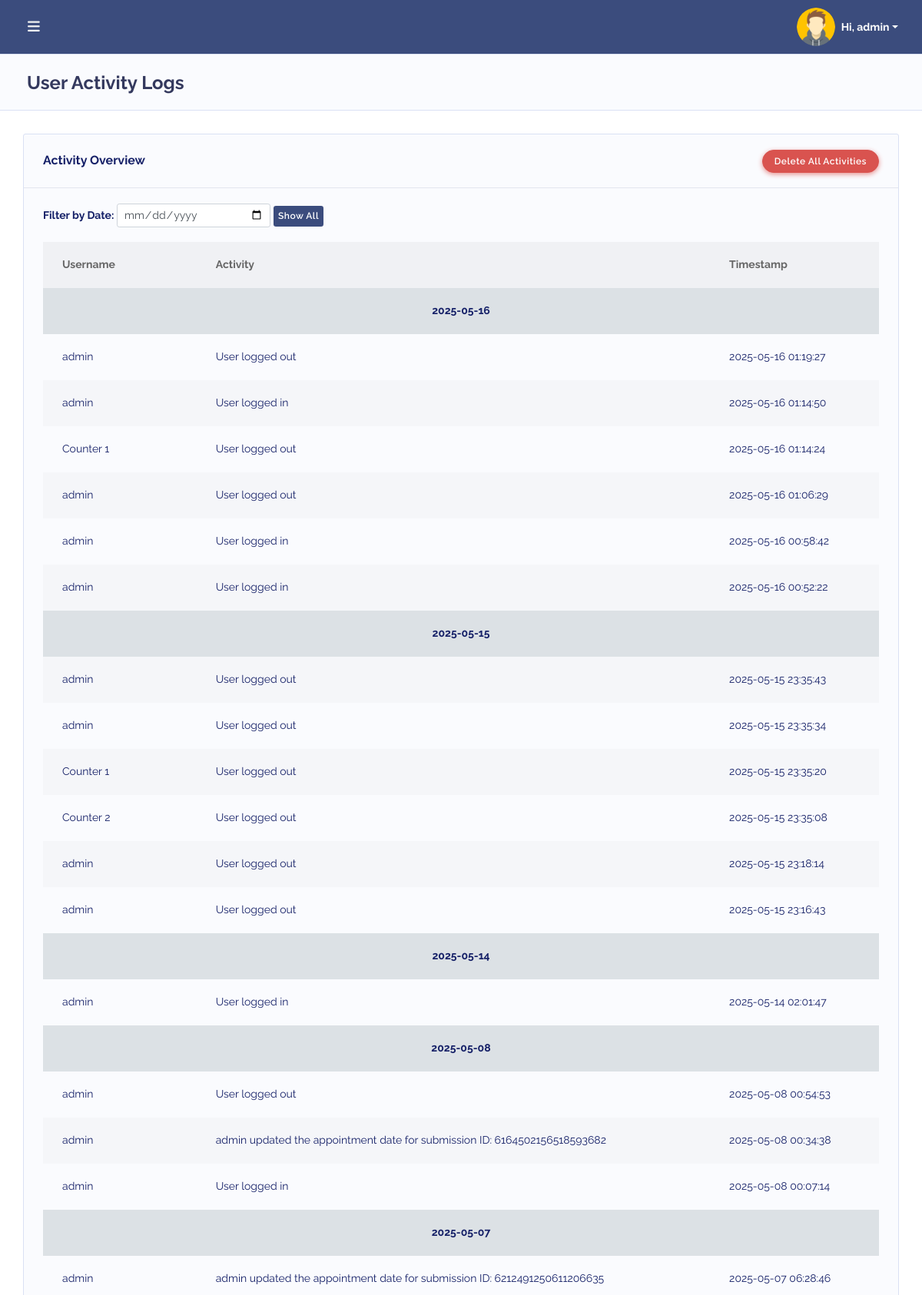
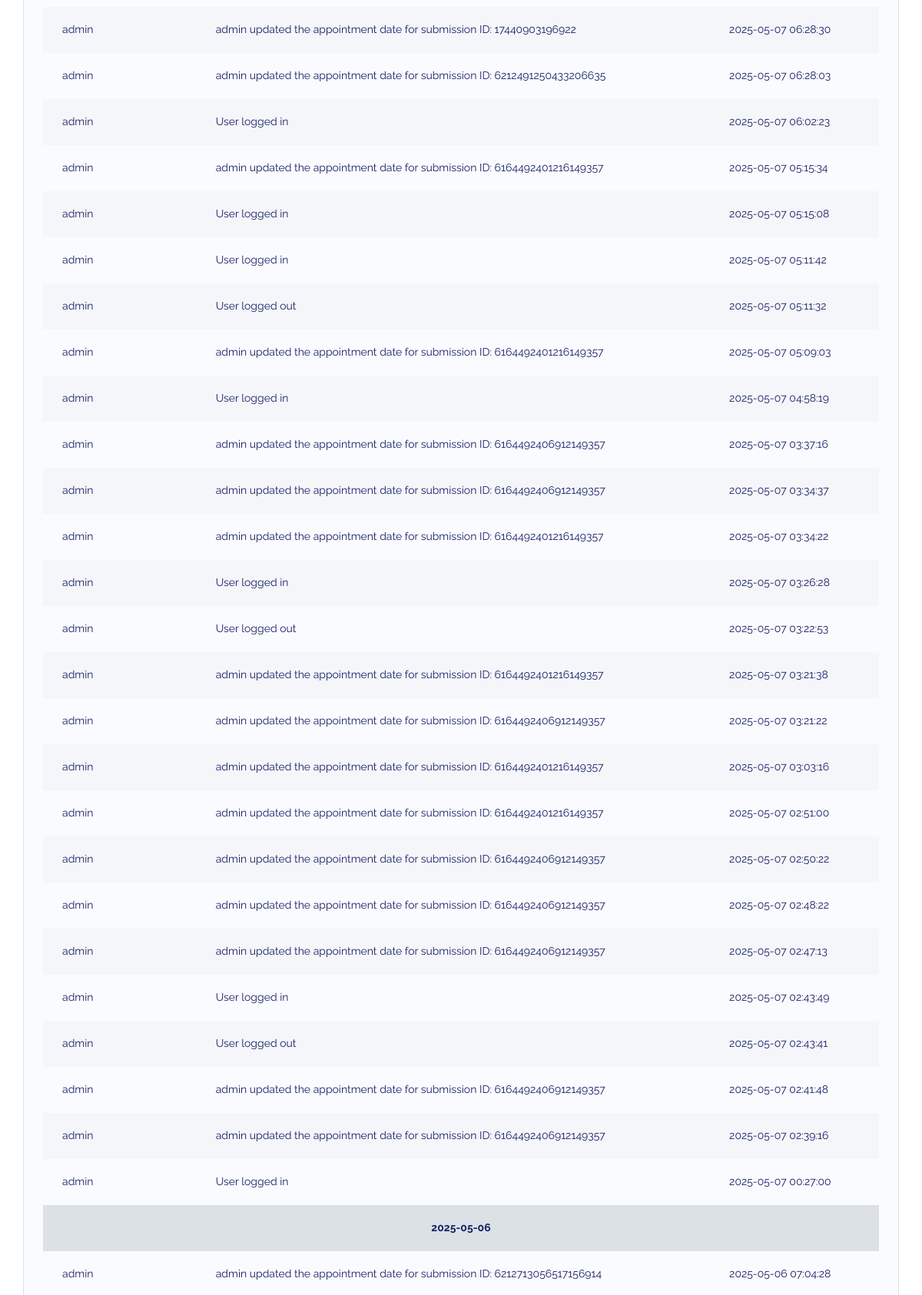
/admin/activity_logs.php (signed in, upper part), run on the app's committed database (2 pictures, top to bottom).
### tables this page shows
CREATE TABLE `users` (
  `user_id` int(11) NOT NULL,
  `username` varchar(50) NOT NULL,
  `email` varchar(100) NOT NULL,
  `password` varchar(255) NOT NULL,
  `role` tinyint(1) NOT NULL DEFAULT 3 COMMENT '1 = Admin, 2 = Metrology Analyst, 3 = Chemical Analyst, 4 = Microbiological Analyst, 5 = Shelf-life Analyst, 6 = Sample Receiving/Releasing, 7 = Inquiry Counter',
  `code_name` varchar(100) DEFAULT NULL,
  `user_picture` varchar(255) DEFAULT NULL,
  `created_at` timestamp NOT NULL DEFAULT current_timestamp()
);

CREATE TABLE `user_activity` (
  `id` int(11) NOT NULL,
  `user_id` int(11) NOT NULL,
  `activity` text NOT NULL,
  `timestamp` timestamp NOT NULL DEFAULT current_timestamp()
);

### admin/activity_logs.php (the view, shortened to what this page needs)
<?php
include 'temp_db.php';
$query = "SELECT user_activity.id, users.code_name, user_activity.activity, user_activity.timestamp, DATE(user_activity.timestamp) as log_date
          FROM user_activity
          JOIN users ON user_activity.user_id = users.user_id
          ORDER BY user_activity.timestamp DESC";
$result = $conn->query($query);
$logs_by_date = [];
while ($row = $result->fetch_assoc()) {
    $logs_by_date[$row['log_date']][] = $row;
}
?>
<!DOCTYPE html>
<html lang="en">
<head>
    <?php include('includes/header.php'); ?>
    <link rel="stylesheet" href="assets/modules/datatables/datatables.min.css">
    <link rel="stylesheet" href="assets/modules/datatables/DataTables-1.10.16/css/dataTables.bootstrap4.min.css">
    <link rel="stylesheet" href="assets/modules/datatables/Select-1.2.4/css/select.bootstrap4.min.css">
</head>
<body class="layout-4">
    <div id="app">
        <div class="main-wrapper main-wrapper-1">
            <?php include('includes/topnav.php'); include('includes/sidebar.php'); ?>
            <div class="main-content">
                <section class="section">
                    <div class="section-header">
                        <h1>User Activity Logs</h1>
                    </div>
                    <div class="section-body">
                        <div class="row">
                            <div class="col-12">
                                <div class="card">
                                    <div class="card-header d-flex justify-content-between align-items-center">
                                        <h4>Activity Overview</h4>
                                        <form method="post" onsubmit="return confirm('Are you sure you want to delete all logs?');">
                                            <button type="submit" name="delete_all" class="btn btn-danger">Delete All Activities</button>
                                        </form>
                                    </div>
                                    <div class="card-body">
<div class="mb-3">
    <label for="dateFilter"><strong>Filter by Date:</strong></label>
    <input type="date" id="dateFilter" class="form-control form-control-sm" style="width: 200px; display: inline-block;">
    <button id="resetFilter" class="btn btn-sm" style="background-color: #3b4c7d; color: white; border: none;">Show All</button>
</div>
                                        <div class="table-responsive">
                                            <table class="table table-striped v_center" id="table-1">
                                                <thead>
                                                    <tr>
                                                        <th>Username</th>
                                                        <th>Activity</th>
                                                        <th>Timestamp</th>
                                                    </tr>
                                                </thead>
                                                <tbody>
                                                    <?php foreach ($logs_by_date as $date => $logs): ?>
                                                        <tr class="date-label" data-date="<?= $date ?>">
                                                            <td colspan="3" class="text-center bg-light font-weight-bold"><?= $date ?></td>
                                                        </tr>
                                                        <?php foreach ($logs as $log): ?>
                                                            <tr class="log-entry" data-date="<?= $date ?>">
                                                                <td><?= $log['code_name'] ?></td>
                                                                <td><?= $log['activity'] ?></td>
                                                                <td><?= $log['timestamp'] ?></td>
                                                            </tr>
                                                        <?php endforeach; ?>
                                                    <?php endforeach; ?>
                                                </tbody>
                                            </table>
                                        </div>
                                    </div>
                                </div>
                            </div>
                        </div>
                    </div>
                </section>
            </div>
        </div>
    </div>
</body>
</html>

### admin/includes/topnav.php (shortened to what this page needs)
<?php
include 'temp_db.php';
$user_id = $_SESSION['user_id'];
$query = $conn->prepare("SELECT code_name, user_picture FROM users WHERE user_id = ?");
$query->bind_param("i", $user_id);
$query->execute();
$query->bind_result($code_name, $user_picture);
$default_image = "uploads/default.png";
if (!empty($user_picture)) {
    if (!str_starts_with($user_picture, "uploads/")) {
        $user_picture = "uploads/" . $user_picture;
    }
} else {
    $user_picture = $default_image;
}
?>
<div class="navbar-bg"></div>
<nav class="navbar navbar-expand-lg main-navbar">
    <form class="form-inline mr-auto">
        <ul class="navbar-nav mr-3">
            <li><a href="#" data-toggle="sidebar" class="nav-link nav-link-lg"><i class="fas fa-bars"></i></a></li>
        </ul>
    </form>
    <ul class="navbar-nav navbar-right">
    <li class="dropdown">
    <a href="#" data-toggle="dropdown" class="nav-link dropdown-toggle nav-link-lg nav-link-user d-flex align-items-center">
        <img src="<?php echo htmlspecialchars($user_picture); ?>"
             class="rounded-circle mr-2"
             style="width: 50px; height: 50px; object-fit: cover;"
             alt="User Avatar">
        <span class="d-sm-inline d-none font-weight-bold" style="font-size: 14px;"> Hi,
            <?php echo htmlspecialchars($code_name); ?>
        </span>
    </a>
</li>
    </ul>
</nav>

### data on the page
users: code_name "admin"
user_activity: user.code_name "admin", activity "User logged out", timestamp "2025-05-16 01:19:27"
user_activity: user.code_name "admin", activity "User logged in", timestamp "2025-05-16 01:14:50"
user_activity: user.code_name "Counter 1", activity "User logged out", timestamp "2025-05-16 01:14:24"
user_activity: user.code_name "admin", activity "User logged out", timestamp "2025-05-16 01:06:29"
user_activity: user.code_name "admin", activity "User logged in", timestamp "2025-05-16 00:58:42"
user_activity: user.code_name "admin", activity "User logged in", timestamp "2025-05-16 00:52:22"
user_activity: user.code_name "admin", activity "User logged out", timestamp "2025-05-15 23:35:43"
user_activity: user.code_name "admin", activity "User logged out", timestamp "2025-05-15 23:35:34"
user_activity: user.code_name "Counter 1", activity "User logged out", timestamp "2025-05-15 23:35:20"
user_activity: user.code_name "Counter 2", activity "User logged out", timestamp "2025-05-15 23:35:08"
user_activity: user.code_name "admin", activity "User logged out", timestamp "2025-05-15 23:18:14"
user_activity: user.code_name "admin", activity "User logged out", timestamp "2025-05-15 23:16:43"
user_activity: user.code_name "admin", activity "User logged in", timestamp "2025-05-14 02:01:47"
user_activity: user.code_name "admin", activity "User logged out", timestamp "2025-05-08 00:54:53"
user_activity: user.code_name "admin", activity "admin updated the appointment date for submission ID: 6164502156518593682", timestamp "2025-05-08 00:34:38"
user_activity: user.code_name "admin", activity "User logged in", timestamp "2025-05-08 00:07:14"
user_activity: user.code_name "admin", activity "admin updated the appointment date for submission ID: 6212491250611206635", timestamp "2025-05-07 06:28:46"
user_activity: user.code_name "admin", activity "admin updated the appointment date for submission ID: 17440903196922", timestamp "2025-05-07 06:28:30"
user_activity: user.code_name "admin", activity "admin updated the appointment date for submission ID: 6212491250433206635", timestamp "2025-05-07 06:28:03"
user_activity: user.code_name "admin", activity "User logged in", timestamp "2025-05-07 06:02:23"
user_activity: user.code_name "admin", activity "admin updated the appointment date for submission ID: 6164492401216149357", timestamp "2025-05-07 05:15:34"
user_activity: user.code_name "admin", activity "User logged in", timestamp "2025-05-07 05:15:08"
user_activity: user.code_name "admin", activity "User logged in", timestamp "2025-05-07 05:11:42"
user_activity: user.code_name "admin", activity "User logged out", timestamp "2025-05-07 05:11:32"
user_activity: user.code_name "admin", activity "admin updated the appointment date for submission ID: 6164492401216149357", timestamp "2025-05-07 05:09:03"
user_activity: user.code_name "admin", activity "User logged in", timestamp "2025-05-07 04:58:19"
user_activity: user.code_name "admin", activity "admin updated the appointment date for submission ID: 6164492406912149357", timestamp "2025-05-07 03:37:16"
user_activity: user.code_name "admin", activity "admin updated the appointment date for submission ID: 6164492406912149357", timestamp "2025-05-07 03:34:37"
user_activity: user.code_name "admin", activity "admin updated the appointment date for submission ID: 6164492401216149357", timestamp "2025-05-07 03:34:22"
user_activity: user.code_name "admin", activity "User logged in", timestamp "2025-05-07 03:26:28"
user_activity: user.code_name "admin", activity "User logged out", timestamp "2025-05-07 03:22:53"
user_activity: user.code_name "admin", activity "admin updated the appointment date for submission ID: 6164492401216149357", timestamp "2025-05-07 03:21:38"
user_activity: user.code_name "admin", activity "admin updated the appointment date for submission ID: 6164492406912149357", timestamp "2025-05-07 03:21:22"
user_activity: user.code_name "admin", activity "admin updated the appointment date for submission ID: 6164492401216149357", timestamp "2025-05-07 03:03:16"
user_activity: user.code_name "admin", activity "admin updated the appointment date for submission ID: 6164492401216149357", timestamp "2025-05-07 02:51:00"
user_activity: user.code_name "admin", activity "admin updated the appointment date for submission ID: 6164492406912149357", timestamp "2025-05-07 02:50:22"
user_activity: user.code_name "admin", activity "admin updated the appointment date for submission ID: 6164492406912149357", timestamp "2025-05-07 02:48:22"
user_activity: user.code_name "admin", activity "admin updated the appointment date for submission ID: 6164492406912149357", timestamp "2025-05-07 02:47:13"
user_activity: user.code_name "admin", activity "User logged in", timestamp "2025-05-07 02:43:49"
user_activity: user.code_name "admin", activity "User logged out", timestamp "2025-05-07 02:43:41"
user_activity: user.code_name "admin", activity "admin updated the appointment date for submission ID: 6164492406912149357", timestamp "2025-05-07 02:41:48"
user_activity: user.code_name "admin", activity "admin updated the appointment date for submission ID: 6164492406912149357", timestamp "2025-05-07 02:39:16"
user_activity: user.code_name "admin", activity "User logged in", timestamp "2025-05-07 00:27:00"
user_activity: user.code_name "admin", activity "admin updated the appointment date for submission ID: 6212713056517156914", timestamp "2025-05-06 07:04:28"

### other printed values
$date "2025-05-16"
$date "2025-05-15"
$date "2025-05-14"
$date "2025-05-08"
$date "2025-05-07"
$date "2025-05-06"
